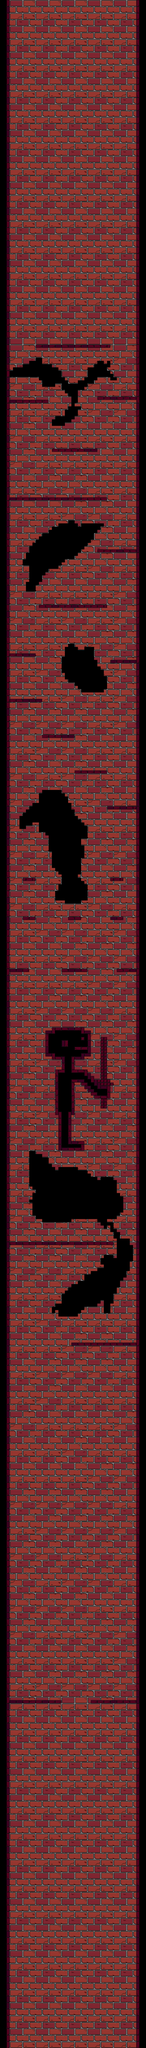

Below is a game level as drawn by its tile map, then a one-line description and the .tmx that defines it (tile-layer data replaced by summaries):
An orthogonal 45x630 tile map with 32x32 px tiles, 4 tile layers (background, walls, teleports, dead_things), 2 tilesets and 76 objects.

<map version="1.9" tiledversion="1.9.2" orientation="orthogonal" renderorder="right-down" width="45" height="630" tilewidth="32" tileheight="32" infinite="0" nextlayerid="20" nextobjectid="242">
 <tileset firstgid="1" source="map_sprite.tsx" />
 <tileset firstgid="1025" source="../map_sprite.tsx" />
 <layer id="16" name="background" width="45" height="630">
  <data>[28350 cells, 0 non-empty, 0 distinct tile ids]</data>
 </layer>
 <layer id="2" name="walls" width="45" height="630">
  <data>[28350 cells, 24005 non-empty, 170 distinct tile ids]</data>
 </layer>
 <layer id="3" name="teleports" width="45" height="630">
  <data>[28350 cells, 0 non-empty, 0 distinct tile ids]</data>
 </layer>
 <layer id="5" name="dead_things" width="45" height="630">
  <data>[28350 cells, 0 non-empty, 0 distinct tile ids]</data>
 </layer>
 <objectgroup id="6" name="walls">
  <object id="148" x="-128" y="0" width="224" height="20160" />
  <object id="149" x="1344" y="0" width="224" height="20160" />
 </objectgroup>
 <objectgroup id="7" name="walls_inside_tower">
  <object id="169" x="608" y="13120" width="32" height="64">
   <properties>
    <property name="t" type="bool" value="false" />
   </properties>
  </object>
  <object id="170" x="896" y="11136" width="32" height="64">
   <properties>
    <property name="t" type="bool" value="false" />
   </properties>
  </object>
  <object id="171" x="896" y="10016" width="32" height="64">
   <properties>
    <property name="t" type="bool" value="false" />
   </properties>
  </object>
  <object id="172" x="416" y="10016" width="32" height="64">
   <properties>
    <property name="t" type="bool" value="false" />
   </properties>
  </object>
  <object id="175" x="576" y="8928" width="32" height="64">
   <properties>
    <property name="t" type="bool" value="false" />
   </properties>
  </object>
  <object id="176" x="864" y="8928" width="32" height="64">
   <properties>
    <property name="t" type="bool" value="false" />
   </properties>
  </object>
  <object id="179" x="960" y="7840" width="32" height="64">
   <properties>
    <property name="t" type="bool" value="false" />
   </properties>
  </object>
  <object id="180" x="800" y="7136" width="32" height="64">
   <properties>
    <property name="t" type="bool" value="false" />
   </properties>
  </object>
  <object id="182" x="992" y="6400" width="32" height="64">
   <properties>
    <property name="t" type="bool" value="false" />
   </properties>
  </object>
  <object id="183" x="1120" y="5856" width="32" height="64">
   <properties>
    <property name="t" type="bool" value="false" />
   </properties>
  </object>
  <object id="184" x="288" y="5856" width="32" height="64">
   <properties>
    <property name="t" type="bool" value="false" />
   </properties>
  </object>
  <object id="185" x="1120" y="4800" width="32" height="64">
   <properties>
    <property name="t" type="bool" value="false" />
   </properties>
  </object>
  <object id="186" x="544" y="3840" width="32" height="64">
   <properties>
    <property name="t" type="bool" value="false" />
   </properties>
  </object>
  <object id="198" x="64" y="12224" width="1056" height="32" />
  <object id="199" x="704" y="13216" width="672" height="32" />
  <object id="200" x="64" y="16736" width="544" height="32" />
  <object id="201" x="896" y="16736" width="480" height="32" />
  <object id="202" x="448" y="10144" width="448" height="256" />
  <object id="203" x="512" y="10112" width="320" height="64" />
  <object id="204" x="512" y="10368" width="320" height="64" />
  <object id="205" x="608" y="10400" width="128" height="160" />
  <object id="206" x="544" y="10528" width="192" height="448" />
  <object id="207" x="576" y="10944" width="128" height="384" />
  <object id="208" x="576" y="11232" width="256" height="96" />
  <object id="209" x="544" y="10528" width="320" height="128" />
  <object id="210" x="800" y="10560" width="96" height="128" />
  <object id="211" x="832" y="10592" width="96" height="128" />
  <object id="212" x="864" y="10688" width="224" height="64" />
  <object id="213" x="896" y="10720" width="192" height="64" />
  <object id="214" x="928" y="10752" width="160" height="64" />
  <object id="216" x="992" y="10784" width="64" height="128" />
  <object id="217" x="896" y="10624" width="192" height="96" />
  <object id="218" x="1056" y="10656" width="64" height="32" />
  <object id="219" x="992" y="10208" width="64" height="448" />
  <object id="220" x="64" y="9536" width="224" height="32" />
  <object id="221" x="608" y="9536" width="256" height="32" />
  <object id="222" x="1152" y="9536" width="224" height="32" />
  <object id="223" x="224" y="9024" width="128" height="32" />
  <object id="224" x="672" y="9024" width="128" height="32" />
  <object id="225" x="1088" y="9024" width="128" height="32" />
  <object id="226" x="224" y="8640" width="128" height="32" />
  <object id="228" x="1088" y="8640" width="128" height="32" />
  <object id="229" x="1056" y="7936" width="320" height="32" />
  <object id="230" x="736" y="7584" width="320" height="32" />
  <object id="231" x="416" y="7232" width="320" height="32" />
  <object id="232" x="64" y="6880" width="352" height="32" />
  <object id="233" x="64" y="6432" width="288" height="32" />
  <object id="234" x="1088" y="6496" width="288" height="32" />
  <object id="235" x="384" y="5952" width="672" height="32" />
  <object id="236" x="960" y="5408" width="416" height="32" />
  <object id="237" x="64" y="4896" width="992" height="32" />
  <object id="238" x="512" y="4416" width="448" height="32" />
  <object id="239" x="64" y="3936" width="416" height="32" />
  <object id="240" x="960" y="3904" width="416" height="32" />
  <object id="241" x="352" y="3392" width="736" height="32" />
 </objectgroup>
 <objectgroup id="8" name="coins">
  <properties>
   <property name="tp" value="1" />
  </properties>
  <object id="188" x="384" y="13152" width="64" height="64" />
  <object id="189" x="1152" y="13824" width="64" height="64" />
  <object id="190" x="224" y="14656" width="64" height="64" />
  <object id="191" x="1056" y="15424" width="64" height="64" />
  <object id="192" x="352" y="16480" width="64" height="64" />
  <object id="194" x="640" y="15072" width="64" height="64" />
  <object id="195" x="704" y="14176" width="64" height="64" />
  <object id="196" x="704" y="13440" width="64" height="64" />
  <object id="197" x="608" y="15904" width="64" height="64" />
 </objectgroup>
 <objectgroup id="9" name="dead_things" />
 <objectgroup id="10" name="moving_beams" />
 <objectgroup id="11" name="walking_enemies">
  <object id="150" x="128" y="3872" width="64" height="64">
   <properties>
    <property name="right" type="bool" value="false" />
   </properties>
  </object>
  <object id="152" x="192" y="4832" width="64" height="64">
   <properties>
    <property name="right" type="bool" value="false" />
   </properties>
  </object>
  <object id="153" x="640" y="5888" width="64" height="64">
   <properties>
    <property name="right" type="bool" value="false" />
   </properties>
  </object>
  <object id="155" x="1216" y="6432" width="64" height="64">
   <properties>
    <property name="right" type="bool" value="false" />
   </properties>
  </object>
  <object id="156" x="576" y="7168" width="64" height="64">
   <properties>
    <property name="right" type="bool" value="false" />
   </properties>
  </object>
  <object id="157" x="1152" y="7872" width="64" height="64">
   <properties>
    <property name="right" type="bool" value="false" />
   </properties>
  </object>
  </objectgroup>
 <objectgroup id="12" name="spins" />
 <objectgroup id="13" name="body_parts_restorer" />
 <objectgroup id="14" name="dragons" />
 <objectgroup id="15" name="hounter" />
 <objectgroup id="17" name="changing_pos_beams" />
 <objectgroup id="18" name="spider_webs" />
 <objectgroup id="19" name="teleports" />
</map>
<!-- 4 of 76 objects omitted -->
